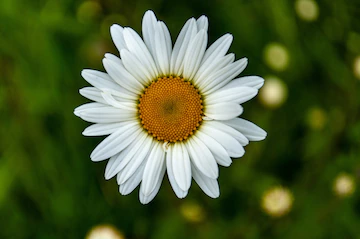
#> input picture test.png, 360 x 239 px
$ python img_converter_uniforme_output.py   (older library calls are emulated)
#> lines starting #> are read from the running program, lines starting #| are printed output that depends on the picture
from PIL import Image

if __name__ == "__main__":
    choix_img = input("Saisir le nom et l'extension de l'image\nRéponse : ")
#> the answer given: test.png
    img = Image.open(choix_img)
#> img is the input picture: PIL image 360x239 RGB; mean R, G, B 79.8, 94.5, 50.6
    print("")

    taille_finale = int(input("Choisi une taille multiple de 3 entre 3 et 600\nRéponse : "))
#> the answer given: 3
    print("")

    uniforme_taille = 300
    uniforme_taille_divise = int(uniforme_taille/taille_finale)
    new_width  = uniforme_taille
    new_height = uniforme_taille

    img = img.resize((new_width, new_height), Image.ANTIALIAS)
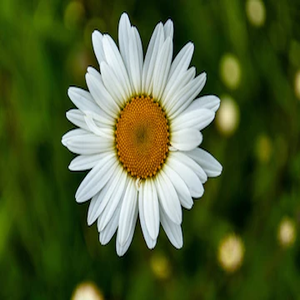
#> img: PIL image 300x300 RGB; mean R, G, B 79.8, 94.5, 50.7

    pixels = img.load()

    for x in range(taille_finale):
        for y in range(taille_finale):
            moy_r = 0
            moy_g = 0
            moy_b = 0

            for i in range(uniforme_taille_divise*x , uniforme_taille_divise + uniforme_taille_divise*x):
                for j in range(uniforme_taille_divise*y, uniforme_taille_divise + uniforme_taille_divise*y):
                    moy_r += pixels[i,j][0]
                    moy_g += pixels[i,j][1]
                    moy_b += pixels[i,j][2]

            moy_r = int(moy_r / uniforme_taille_divise ** 2)
            moy_g = int(moy_g / uniforme_taille_divise ** 2)
            moy_b = int(moy_b / uniforme_taille_divise ** 2)

            for i in range(uniforme_taille_divise*x , uniforme_taille_divise + uniforme_taille_divise*x):
                for j in range(uniforme_taille_divise*y, uniforme_taille_divise + uniforme_taille_divise*y):
                    pixels[i,j] = (moy_r, moy_g, moy_b)

    print("Processing ...\n")
    img.show()
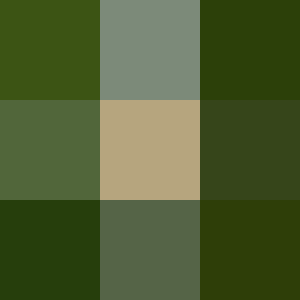
#> shown: PIL image 300x300 RGB; mean R, G, B 79.3, 94, 50.1
    img.save("output/output_"+str(taille_finale)+"pixels_"+choix_img)
    print("Nom de l'image : output_"+str(taille_finale)+"pixels_"+choix_img+"\n")

else:
    # [111 lines left out: functions Pixelisation, Conversion_noir_blanc, Grille_blanche, not called in this run]
